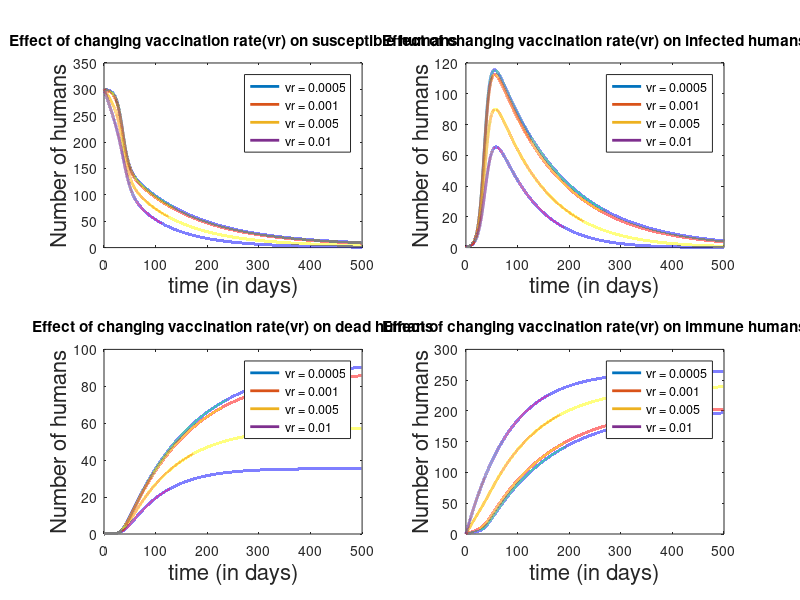

Write the MATLAB code that produced this figure.
% Code to simulate continuous vaccination in malaria modeling

clear
close all;

total_time=500; % days
dt=1e-2;

N= total_time/dt;

pbite=0.3; % prob of mosq biting

reco_rate=0.3; % recovery rate
mald_rate=0.005; % human malaria death rate
immune_rate=0.01; % immunization rate

vacci_rate=[0.0005 0.001 0.005 0.01];    % immunization rate due to vaccination

mbirth_rate=0.01;   % mosquito birth rate
mdeath_rate=0.01;   % mosquito death rate

for j = 1:length(vacci_rate)

    sus_humans=zeros(N,1);  % array storing no susceptible humans at each instant
    inf_humans=zeros(N,1);  % array storing no of infected humans at each instant
    dead_humans= zeros(N,1);    % array storing no of dead humans at each instant
    immune_humans=zeros(N,1);   % array storing no of immune humans at each instant

    sus_mosq= zeros(N,1);   % array storing no susceptible mosquitoes at each instant
    inf_mosq= zeros(N,1);   % array storing no infected mosquitoes at each instant

    % Initial Conditions

    sus_humans(1)=300;  
    inf_humans(1)=1;

    inf_mosq(1)=0;
    sus_mosq(1)=300;

    time= zeros(N,1);

    for i=1:N
        total_humans = sus_humans(i) + inf_humans(i) + immune_humans(i);
        
        sus_humans(i+1)=sus_humans(i)+ dt*(-(( sus_humans(i)*inf_mosq(i)*pbite )/ (sus_mosq(i)+inf_mosq(i)) ) + reco_rate*inf_humans(i) - vacci_rate(j)*sus_humans(i)) ;  % /N needed?

        inf_humans(i+1)= inf_humans(i) +dt*( (( sus_humans(i)*inf_mosq(i)*pbite )/ (sus_mosq(i)+inf_mosq(i)) ) - inf_humans(i)*(reco_rate+mald_rate+immune_rate) );

        dead_humans(i+1)= dead_humans(i) +dt*(mald_rate*inf_humans(i));

        immune_humans(i+1)= immune_humans(i) + dt*(immune_rate*inf_humans(i) + vacci_rate(j)*sus_humans(i)) ;

        sus_mosq(i+1)= sus_mosq(i) + dt*(-(( sus_mosq(i)*inf_humans(i)*pbite ) /(total_humans)) + (mbirth_rate)*(sus_mosq(i)+inf_mosq(i)) - (mdeath_rate)*(sus_mosq(i))) ;

        inf_mosq(i+1)= inf_mosq(i) + dt*( ( sus_mosq(i)*inf_humans(i)*pbite )/(total_humans) - (mdeath_rate)*(inf_mosq(i)) ) ;

        time(i+1)= time(i) +dt;
    end

    % plot of all humans
    hold on
    subplot(2,2,1), plot(time,sus_humans,'LineWidth', 2);
    title('Effect of changing vaccination rate(vr) on susceptible humans');
    xlabel('time (in days)','FontSize',16);
    ylabel('Number of humans','FontSize',16);
    legend('vr = 0.0005', 'vr = 0.001', 'vr = 0.005', 'vr = 0.01');

    hold on
    subplot(2,2,2), plot(time,inf_humans,'LineWidth', 2);
    title('Effect of changing vaccination rate(vr) on infected humans');
    xlabel('time (in days)','FontSize',16);
    ylabel('Number of humans','FontSize',16);
    legend('vr = 0.0005', 'vr = 0.001', 'vr = 0.005', 'vr = 0.01');

    hold on
    subplot(2,2,3), plot(time,dead_humans,'LineWidth', 2);
    title('Effect of changing vaccination rate(vr) on dead humans');
    xlabel('time (in days)','FontSize',16);
    ylabel('Number of humans','FontSize',16);
    legend('vr = 0.0005', 'vr = 0.001', 'vr = 0.005', 'vr = 0.01');

    hold on
    subplot(2,2,4), plot(time,immune_humans,'LineWidth', 2);
    title('Effect of changing vaccination rate(vr) on immune humans');
    xlabel('time (in days)','FontSize',16);
    ylabel('Number of humans','FontSize',16);
    legend('vr = 0.0005', 'vr = 0.001', 'vr = 0.005', 'vr = 0.01');


    % plot for variation is mosquito population
%     hold on
%     subplot(1,2,1), plot(time,sus_mosq,'LineWidth', 2);
%     title('Effect of changing vaccination rate(vr) on susceptible mosquitoes');
%     xlabel('time (in days)','FontSize',16);
%     ylabel('Number of mosquitoes','FontSize',16);
%     legend('vr = 0.0005', 'vr = 0.001', 'vr = 0.005', 'vr = 0.01');
%     
%     hold on
%     subplot(1,2,2), plot(time,inf_mosq,'LineWidth', 2);
%     title('Effect of changing vaccination rate(vr) on infected mosquitoes');
%     xlabel('time (in days)','FontSize',16);
%     ylabel('Number of mosquitoes','FontSize',16);
%     legend('vr = 0.0005', 'vr = 0.001', 'vr = 0.005', 'vr = 0.01');

end
